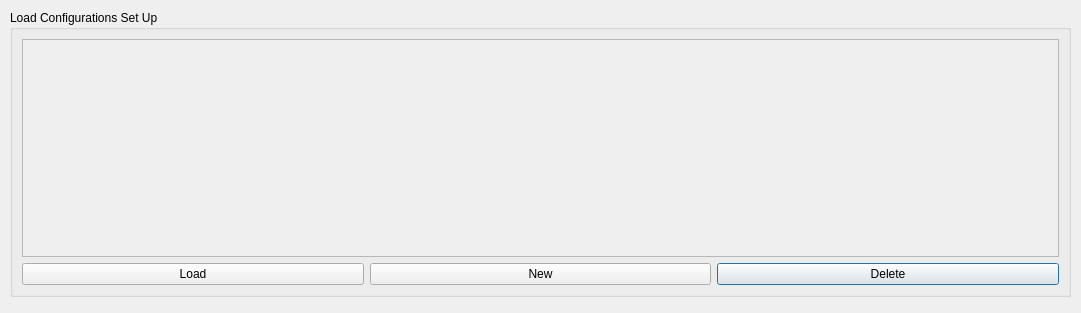
<?xml version="1.0" encoding="UTF-8"?>
<ui version="4.0">
 <class>Dialog</class>
 <widget class="QDialog" name="Dialog">
  <property name="geometry">
   <rect>
    <x>0</x>
    <y>0</y>
    <width>1081</width>
    <height>313</height>
   </rect>
  </property>
  <property name="windowTitle">
   <string>Dialog</string>
  </property>
  <widget class="QGroupBox" name="load_configurations_setup">
   <property name="geometry">
    <rect>
     <x>10</x>
     <y>10</y>
     <width>1061</width>
     <height>287</height>
    </rect>
   </property>
   <property name="title">
    <string>Load Configurations Set Up</string>
   </property>
   <layout class="QGridLayout" name="gridLayout">
    <item row="1" column="2">
     <widget class="QPushButton" name="delete_configuration_button">
      <property name="text">
       <string>Delete</string>
      </property>
     </widget>
    </item>
    <item row="1" column="1">
     <widget class="QPushButton" name="create_configuration_button">
      <property name="text">
       <string>New</string>
      </property>
     </widget>
    </item>
    <item row="1" column="0">
     <widget class="QPushButton" name="load_configuration_button">
      <property name="text">
       <string>Load</string>
      </property>
     </widget>
    </item>
    <item row="0" column="0" colspan="3">
     <widget class="QScrollArea" name="load_configuration_scroll_area">
      <property name="widgetResizable">
       <bool>true</bool>
      </property>
      <widget class="QWidget" name="scrollAreaWidgetContents">
       <property name="geometry">
        <rect>
         <x>0</x>
         <y>0</y>
         <width>1031</width>
         <height>195</height>
        </rect>
       </property>
       <layout class="QVBoxLayout" name="verticalLayout_3">
        <item>
         <layout class="QVBoxLayout" name="verticalLayout_2"/>
        </item>
       </layout>
      </widget>
     </widget>
    </item>
   </layout>
  </widget>
 </widget>
 <resources/>
 <connections/>
</ui>
